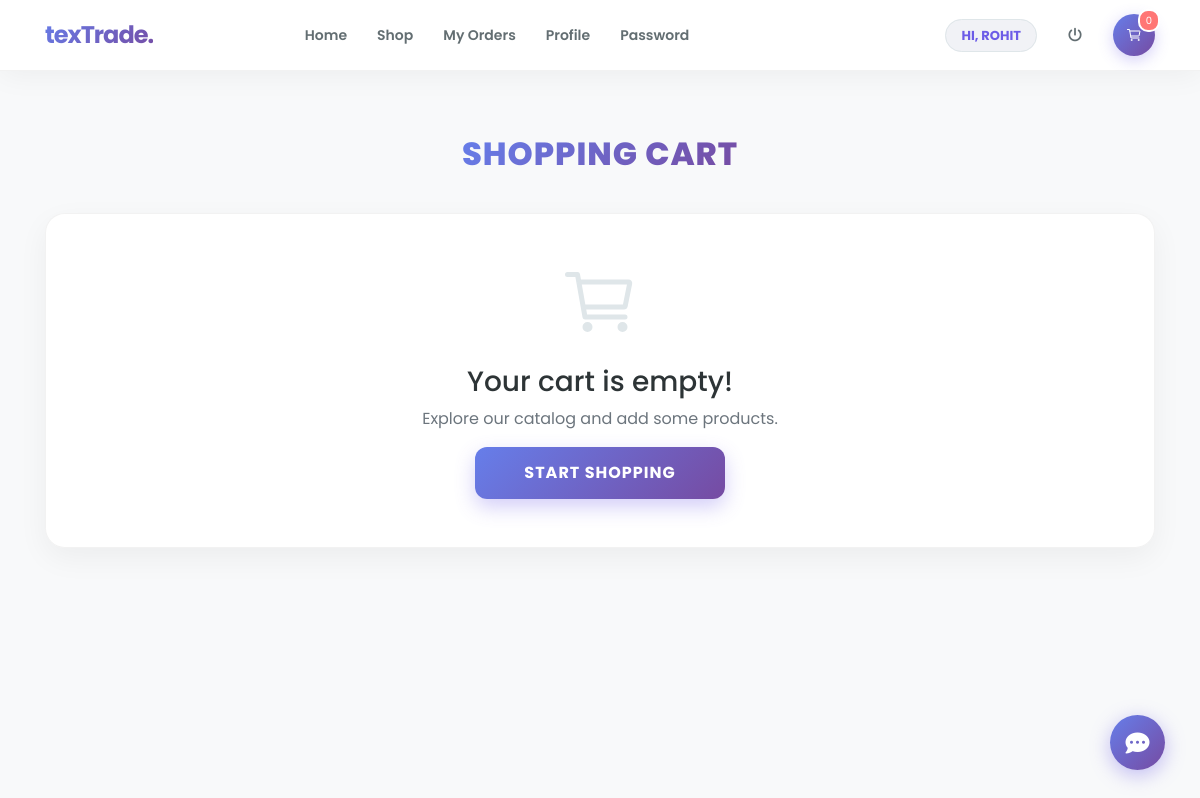
The page /cart (signed in) on the database as committed earlier.
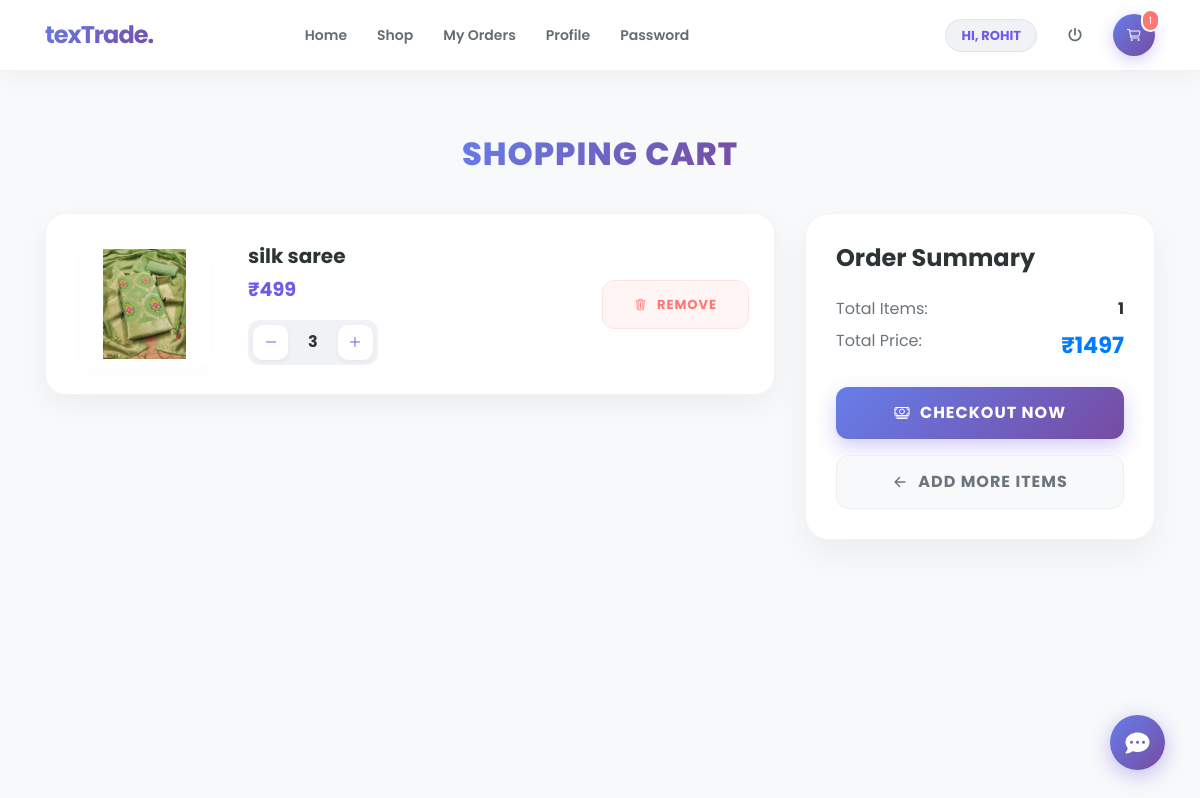
The same page on the database as committed later.
### textiles/models.py (models this page shows, shortened)
class Cart(models.Model):
    id = models.AutoField(primary_key=True)
    profile = models.ForeignKey(Profile,on_delete=models.CASCADE,null=True)
    product = models.ForeignKey(Product, on_delete=models.CASCADE, null=True)
    quantity = models.PositiveIntegerField(default=1,null=True)

class Product(models.Model):
    id = models.AutoField(primary_key=True)
    category = models.ForeignKey(Category, on_delete=models.CASCADE, null=True)
    vendor = models.ForeignKey(Vendor, on_delete=models.CASCADE, null=True)
    image = models.FileField(upload_to='images/', null=True)
    name = models.CharField(max_length=30, null=True)
    price = models.IntegerField(null=True)
    desc = models.TextField(null=True)

### textiles/views.py (the view)
# urls.py: path('cart', view_cart, name='cart'),
def view_cart(request):
    if not request.user.is_authenticated:
        return redirect('login')
    user = User.objects.get(id=request.user.id)
    profile = Profile.objects.get(user=user)
    cart =  Cart.objects.filter(profile=profile).all()
    for i in cart:
        if i.quantity == 0:
           i.delete()
           return redirect('cart')
    total=0
    num1=0
    book_id=request.user.username
    message1="Here ! No Any Product"
    for i in cart:
        total+=i.product.price * i.quantity
        num1+=1
        book_id = book_id+"."+str(i.product.id)
    d = {'profile':profile,'cart':cart,'total':total,'num1':num1,'book':book_id,'message':message1}
    return render(request,'cart.html',d)

### textiles/templates/cart.html (shortened to what this page needs)
{% extends 'navigation.html' %}
{% block body %}
<div class="container cart-wrapper">
    <div class="text-center">
        <h2 class="cart-header-title">Shopping Cart</h2>
    </div>
    {% if not cart %}
        <div class="text-center cart-card py-5">
            <ion-icon name="cart-outline" style="font-size: 80px; color: #dfe6e9;"></ion-icon>
            <h3 class="mt-3">Your cart is empty!</h3>
            <p class="text-muted">Explore our catalog and add some products.</p>
            <a href="{% url 'view_product' 0 %}" class="btn btn-checkout btn-custom mt-3 mx-auto" style="max-width: 250px;">
                Start Shopping
            </a>
        </div>
    {% else %}
        <div class="row">
            <div class="col-lg-8">
                {% for i in cart %}
                <div class="cart-card">
                    <div class="row align-items-center">
                        <div class="col-md-3">
                            <div class="cart-img-container mx-auto">
                                <img src="{{ i.product.image.url }}" class="cart-img">
                            </div>
                        </div>
                        <div class="col-md-6">
                            <div class="item-details mt-3 mt-md-0 text-center text-md-left">
                                <h5>{{ i.product.name }}</h5>
                                <div class="item-price">₹{{ i.product.price }}</div>
                                <div class="qty-container mx-auto mx-md-0">
                                    <a href="{% url 'minus_cart' i.id %}" class="qty-btn">
                                        <ion-icon name="remove-outline"></ion-icon>
                                    </a>
                                    <span class="qty-amount">{{ i.quantity }}</span>
                                    <a href="{% url 'plus_cart' i.id %} " class="qty-btn">
                                        <ion-icon name="add-outline"></ion-icon>
                                    </a>
                                </div>
                            </div>
                        </div>
                        <div class="col-md-3 text-center text-md-right mt-3 mt-md-0">
                            <a href="{% url 'remove_cart' i.id %}" class="btn btn-remove btn-custom mx-auto mx-md-0">
                                <ion-icon name="trash-outline"></ion-icon> Remove
                            </a>
                        </div>
                    </div>
                </div>
                {% endfor %}
            </div>
            <div class="col-lg-4">
                <div class="summary-card">
                    <h4 class="font-weight-bold mb-4">Order Summary</h4>
                    <div class="d-flex justify-content-between mb-2">
                        <span class="text-muted">Total Items:</span>
                        <span class="font-weight-bold">{{ cart|length }}</span>
                    </div>
                    <div class="d-flex justify-content-between mb-4">
                        <span class="text-muted">Total Price:</span>
                        <span class="font-weight-bold text-primary" style="font-size: 1.4rem;">₹{{ total }}</span>
                    </div>
                    <a href="{% url 'booking' book %}" class="btn btn-checkout btn-custom mb-3">
                        <ion-icon name="cash-outline"></ion-icon> Checkout Now
                    </a>
                    <a href="{% url 'view_product' 0 %}" class="btn btn-light btn-custom text-muted" style="border: 1px solid #eee;">
                        <ion-icon name="arrow-back-outline"></ion-icon> Add More Items
                    </a>
                </div>
            </div>
        </div>
    {% endif %}
</div>
{% endblock %}

### textiles/templates/navigation.html (shortened to what the changed rows need)
<!DOCTYPE html>
<html lang="en">
<head>
    {% load static %}
    <link rel="stylesheet" href="https://maxcdn.bootstrapcdn.com/bootstrap/4.0.0/css/bootstrap.min.css">
    <link rel="stylesheet" href="https://cdnjs.cloudflare.com/ajax/libs/font-awesome/6.4.0/css/all.min.css">
</head>
<body>
<nav class="navbar navbar-expand-lg fixed-top">
    <div class="container">
        <div class="collapse navbar-collapse" id="mainNavbar">
            <ul class="navbar-nav ml-auto align-items-center">
                {% if request.user.username and not request.user.is_staff %}
                    <li class="nav-item ml-lg-3">
                        <a href="{% url 'cart' %}" class="cart-circle">
                            <ion-icon name="cart-outline"></ion-icon>
                            <span class="cart-count">{{ num1 }}</span>
                        </a>
                    </li>
                {% endif %}
            </ul>
        </div>
    </div>
</nav>
{% block body %}
{% endblock %}
</body>
</html>

Rows that differ between the two databases and show on the page:
added Cart: product.image (picture), product.name "silk saree", product.price "499", quantity "3"
Other text that changed with them:
{{ num1 }}: "0" → "1"
{{ cart|length }}: (not shown) → "1"
{{ total }}: (not shown) → "1497"
text no longer shown: "Your cart is empty! Explore our catalog and add some products. START SHOPPING"
text now shown: "Order Summary Total Items: Total Price: ₹ CHECKOUT NOW ADD MORE ITEMS"
